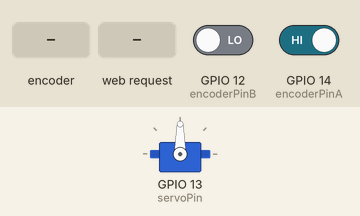
Recording of a sketch running on a simulated ESP8266 (NodeMCU). Shown: servo. The test bench sets the inputs (shaded band); at power-on: GPIO 12 (encoderPinB) LOW, GPIO 14 (encoderPinA) HIGH. WiFi joins after 1.5 s; servers stay silent unless stated; what the sketch prints to the serial monitor is not drawn.

Above: at 2.7 s.
2.8 s: rotary encoder on GPIO 14 (encoderPinA) / GPIO 12 (encoderPinB) turned 3 steps (first pin leading)
At 4.3 s:
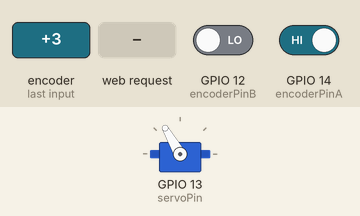
4.9 s: HTTP request GET /up received
At 5.7 s:
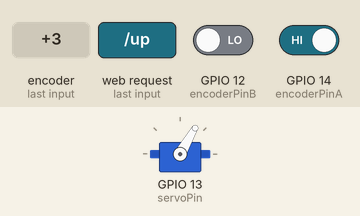
6.5 s: HTTP request GET /down received
At 6.9 s:
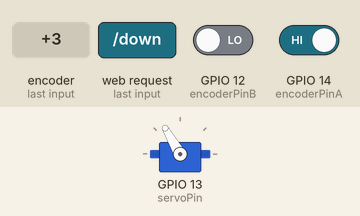
Timing chart, 0 to 9.5 s (numbered marks = the images above; inputs shaded):
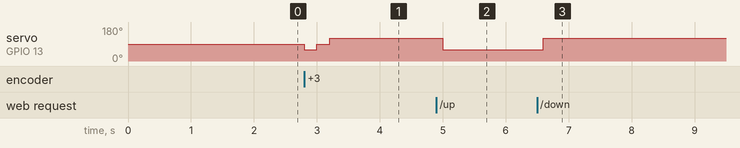

Measured:
- after the input at 2.8 s, servo on GPIO 13 (servoPin): 90° → 60° at once, → 90° 0.20 s later, → 120° 0.20 s later
- after the input at 4.9 s, servo on GPIO 13 (servoPin): 120° → 60° after 0.10 s
- after the input at 6.5 s, servo on GPIO 13 (servoPin): 60° → 120° after 0.10 s

The sketch:

Curtain.ino
```cpp
#include <Servo.h>
#include <ESP8266WiFi.h>
#include <WiFiClient.h>
#include <ESP8266WebServer.h>

const char* ssid     = "sSpeaker";
const char* password = "adAD123321#";
const char* host = "curtain-bedroom";

const int encoderPinA = 14;
const int encoderPinB = 12;
unsigned char encoder_A;
unsigned char encoder_B;
unsigned char encoder_A_prev=0;
unsigned long currentTime;
unsigned long loopTime;

const int buttonUpPin = 0;
const int buttonDownPin = 16;

const int servoPin = 13;
Servo servo;
int servoStatus = 90; // 90 - STOP; 180 - DOWN; 0 - UP;


int servoPossition = 0;      // variable to store the servo position
int servoMaxPossition = 200; // Top curtain possition

int servoDesirePossition = servoPossition;
int servoMoveUp = 60;
int servoMoveDown = 120 ;

long lastDebounceTime = 0;   // This timer reseted every bounce
long debounceDelay = 100;     // Will detect turn if stable for this time

String webString="";

ESP8266WebServer server(80);

// Function to handle root page of webserver
void handle_root() {
  server.send(200, "text/plain", "Use /up /down /stop /possition /possition?set=");
  delay(100);
}

void handle_down() {
  server.send(200, "text/plain", "Going down");
  delay(100);
  servoDesirePossition = 0;
}

void handle_up() {
  server.send(200, "text/plain", "Going up");
  delay(100);
  servoDesirePossition = servoMaxPossition;
}

void handle_stop() {
  server.send(200, "text/plain", "Stoped");
  delay(100);
  // TODO. We need to stop at 1
  servoDesirePossition = servoPossition;
}

void handle_possition() {
  if (server.hasArg("set")) {
    servoDesirePossition = server.arg(0).toInt();
    server.send(200, "text/plain", "On my way");
  } else {
    webString = servoPossition;
    server.send(200, "text/plain", webString);
  }
}

void changePosstition() {
  if ( servoPossition < servoDesirePossition ) {
    servoStatus = servoMoveUp;
  } else if (servoPossition > servoDesirePossition) {
    servoStatus = servoMoveDown;
  } else {
    servoStatus = 90; // Stop
  }

  if ((( servoPossition == servoMaxPossition ) && ( servoStatus == servoMoveUp )) || (( servoPossition == 0 ) && ( servoStatus == servoMoveDown))) {
    servoStatus = 90;
    Serial.println("Servo limit reached");
  }
  servo.write(servoStatus);
}


void countRotation() {
  currentTime = millis();

  if(currentTime >= (loopTime + 1)){
    encoder_A = digitalRead(encoderPinA);
    encoder_B = digitalRead(encoderPinB);
    if((!encoder_A) && (encoder_A_prev)){
      if(encoder_B) {
         servoPossition++;
      } else {
         servoPossition--;
      }
    Serial.println(servoPossition);
    }

    encoder_A_prev = encoder_A;
    loopTime = currentTime;

  }
}

void setup() {
  servo.attach(servoPin);
  Serial.begin(115200);

  pinMode(encoderPinA, INPUT);
  pinMode(encoderPinB, INPUT);

  // Connect to WiFi network
  WiFi.begin(ssid, password);
  Serial.print("\n\r \n\rWorking to connect");

  // Wait for connection
  while (WiFi.status() != WL_CONNECTED) {
    delay(500);
    Serial.print(".");
  }
  Serial.println("");
  Serial.println("Curtain control device");
  Serial.print("Connected to ");
  Serial.println(ssid);
  Serial.print("IP address: ");
  Serial.println(WiFi.localIP());

  server.on("/", handle_root);
  server.on("/down", handle_down);
  server.on("/up", handle_up);
  server.on("/stop", handle_stop);
  server.on("/possition", handle_possition);
  server.begin();
  Serial.println("HTTP server started");

  currentTime = millis();
  loopTime = currentTime;

}

void loop() {
  changePosstition();
  countRotation();
  server.handleClient();
}
```
